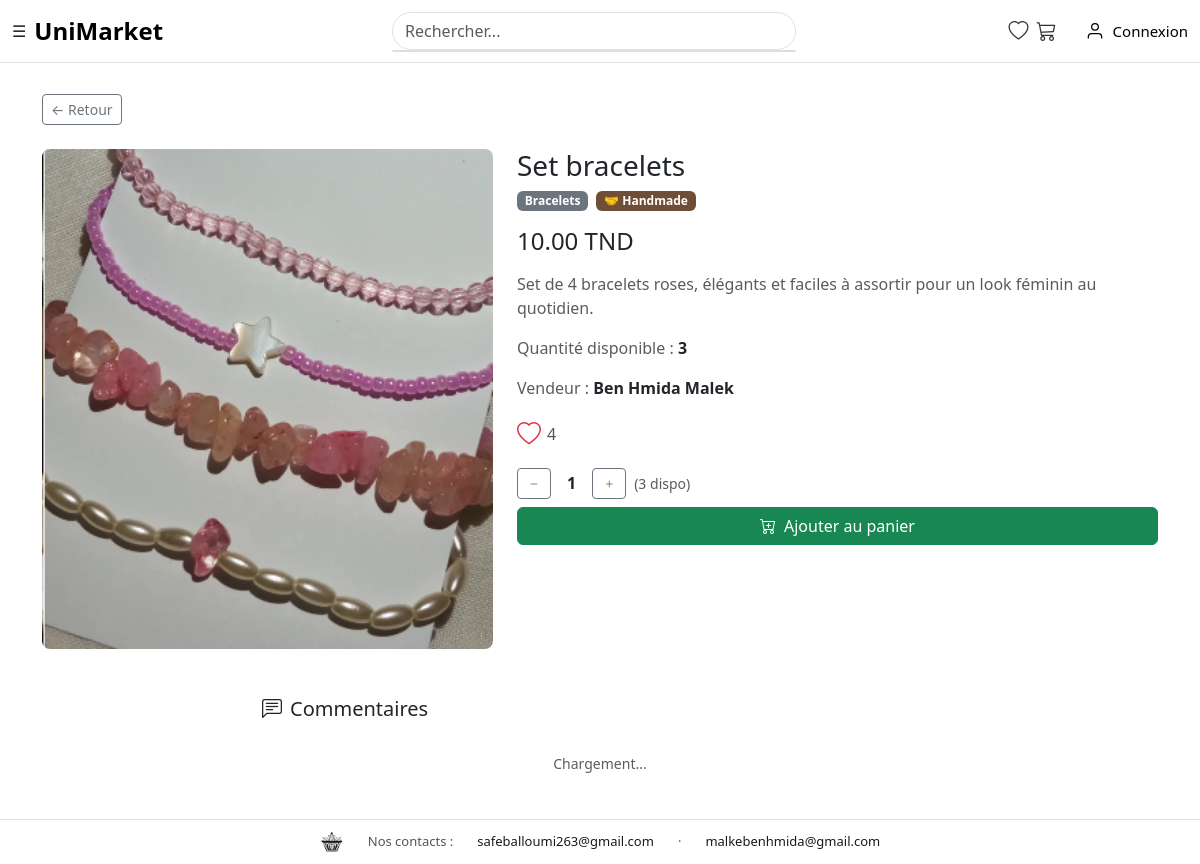
Before: /controller/produit/detail.php?id=1 with the older database file.
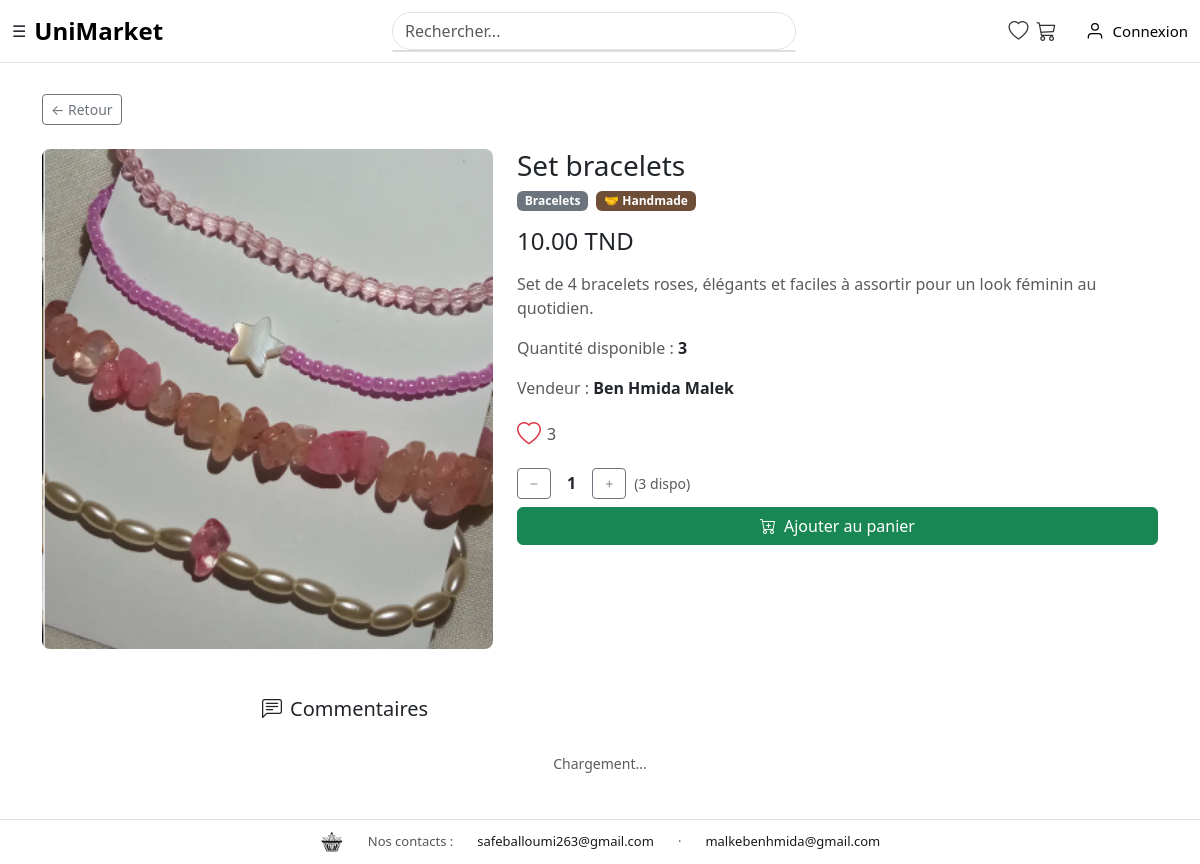
After: the same page with the newer database file.
### tables this page shows
CREATE TABLE `produit` (
  `id` int NOT NULL,
  `libelle` varchar(255) NOT NULL,
  `prix` decimal(10,2) NOT NULL,
  `quantite` int NOT NULL DEFAULT '0',
  `image` varchar(255) DEFAULT NULL,
  `description` text,
  `promo` tinyint(1) DEFAULT '0',
  `prix_promo` decimal(10,2) DEFAULT NULL,
  `id_proprietaire` int NOT NULL,
  `id_categorie` int DEFAULT NULL,
  `handmade` tinyint(1) DEFAULT '0',
  `nb_likes` int DEFAULT '0'
);

CREATE TABLE `categorie` (
  `id` int NOT NULL,
  `nom` varchar(100) NOT NULL,
  `parent_id` int DEFAULT NULL
);

CREATE TABLE `user` (
  `id` int NOT NULL,
  `nom` varchar(50) NOT NULL,
  `prenom` varchar(50) NOT NULL,
  `tel` varchar(20) NOT NULL,
  `adresse` varchar(255) NOT NULL,
  `email` varchar(100) NOT NULL,
  `mot_de_passe` varchar(225) NOT NULL,
  `role` enum('admin','client','supadm') NOT NULL,
  `photo` varchar(255) DEFAULT NULL
);

### controller/produit/detail.php (called while the page is built, shortened)
<?php
require_once __DIR__ . "/../../model/CRUD_produit.php";
$crud = new CRUD_produit();
$produit = $crud->getById((int)$_GET['id']);
include __DIR__ . "/../../view/produit/detail.php";

### connexion.php (called while the page is built)
<?php
class Connexion
{
    private $connexion;
    function __construct()
    {
        try {
            $dsn = "mysql:host=localhost;dbname=ppi";
            $username = 'root';
            $password = '';
            $this->connexion = new PDO($dsn, $username, $password);
        } catch (PDOException $e) {
            echo "Problème au niveau de la connexion!!! <br> erreur: " . $e->getMessage();
        }
    }
    public function getConnexion()
    {
        return $this->connexion;
    }
}

### model/CRUD_produit.php (called while the page is built, shortened)
<?php
require_once __DIR__ . '/../connexion.php';
class CRUD_produit {
    private $pdo;
    function __construct() {
        $con = new Connexion();
        $this->pdo = $con->getConnexion();
    }
    public function getById($id) {
        $sql = "SELECT p.*, u.nom AS vendeur_nom, u.prenom AS vendeur_prenom, c.nom AS categorie
                FROM produit p
                LEFT JOIN user u ON p.id_proprietaire = u.id
                LEFT JOIN categorie c ON p.id_categorie = c.id
                WHERE p.id = ?";
        $stmt = $this->pdo->prepare($sql);
        $stmt->execute([$id]);
        return $stmt->fetch(PDO::FETCH_ASSOC);
    }
}
?>

### view/produit/detail.php (the view, shortened to what the changed rows need)
<!DOCTYPE html>
<html lang="fr">
<head>
    <link href="https://cdn.jsdelivr.net/npm/bootstrap@5.3.0/dist/css/bootstrap.min.css" rel="stylesheet">
    <link href="https://cdn.jsdelivr.net/npm/bootstrap-icons@1.11.0/font/bootstrap-icons.css" rel="stylesheet">
</head>
<body>
<?php include __DIR__ . '/../navbar.php'; ?>
<div class="container py-4">
    <div class="row g-4">
        <div class="col-md-5 position-relative">
            <img src="/<?= htmlspecialchars($produit['image']) ?>" class="product-img" alt="<?= htmlspecialchars($produit['libelle']) ?>">
        </div>
        <div class="col-md-7">
            <h3><?= htmlspecialchars($produit['libelle']) ?></h3>
            <div class="d-flex align-items-center gap-2 mb-2 flex-wrap">
                <?php if (!empty($produit['categorie'])): ?>
                    <span class="badge bg-secondary"><?= htmlspecialchars($produit['categorie']) ?></span>
                <?php endif; ?>
                <?php if (!empty($produit['handmade'])): ?>
                    <span class="badge" style="background:#6f4e37;">🤝 Handmade</span>
                <?php endif; ?>
            </div>
            <?php if ($produit['promo'] && !empty($produit['prix_promo'])): ?>
                <h4 class="mt-3">
                    <span style="text-decoration:line-through; color:#aaa; font-size:18px;"><?= $produit['prix'] ?> TND</span>
                    <span class="ms-2"><?= $produit['prix_promo'] ?> TND</span>
                </h4>
            <?php else: ?>
                <h4 class="mt-3"><?= $produit['prix'] ?> TND</h4>
            <?php endif; ?>
            <p class="text-muted mt-3"><?= nl2br(htmlspecialchars($produit['description'])) ?></p>
            <p class="mt-2">
                <span class="text-muted">Quantité disponible :</span>
                <strong><?= $produit['quantite'] ?></strong>
            </p>
            <p>
                <span class="text-muted">Vendeur :</span>
                <strong><?= htmlspecialchars($produit['vendeur_nom'] . ' ' . $produit['vendeur_prenom']) ?></strong>
            </p>
            <div class="d-flex align-items-center gap-3 my-3">
                <?php if (!isset($_SESSION['user_id']) || $produit['id_proprietaire'] != $_SESSION['user_id']): ?>
                <button class="btn-like" onclick="toggleFavori(<?= $produit['id'] ?>, this)" data-id="<?= $produit['id'] ?>">
                    <i class="bi bi-heart text-danger"></i>
                    <span class="nb-likes nb-likes-<?= $produit['id'] ?>"><?= (int)($produit['nb_likes'] ?? 0) ?></span>
                </button>
                <?php endif; ?>
            </div>
            <?php if (!isset($_SESSION['user_id']) || $produit['id_proprietaire'] != $_SESSION['user_id']): ?>
            <?php if ($produit['quantite'] > 0): ?>
            <div class="d-flex align-items-center gap-2 mt-3 mb-2">
                <button class="btn btn-outline-secondary btn-sm" onclick="changeQte(-1)" style="width:34px;">
                    <i class="bi bi-dash"></i>
                </button>
                <span id="qteDetail" class="fw-bold px-2">1</span>
                <button class="btn btn-outline-secondary btn-sm" onclick="changeQte(1)" style="width:34px;">
                    <i class="bi bi-plus"></i>
                </button>
                <span class="text-muted small">(<?= $produit['quantite'] ?> dispo)</span>
            </div>
            <button onclick="ajouterPanierQte(<?= $produit['id'] ?>, this)"
                    class="btn btn-success w-100">
                <i class="bi bi-cart-plus me-2"></i>Ajouter au panier
            </button>
            <?php else: ?>
            <div class="alert alert-warning mt-3 py-2">
                <i class="bi bi-exclamation-triangle me-1"></i>Rupture de stock
            </div>
            <?php endif; ?>
            <?php endif; ?>
        </div>
    </div>
</div>
</body>
</html>

Changed rows visible on the page:
changed produit "Set bracelets": nb_likes "4" → "3"
